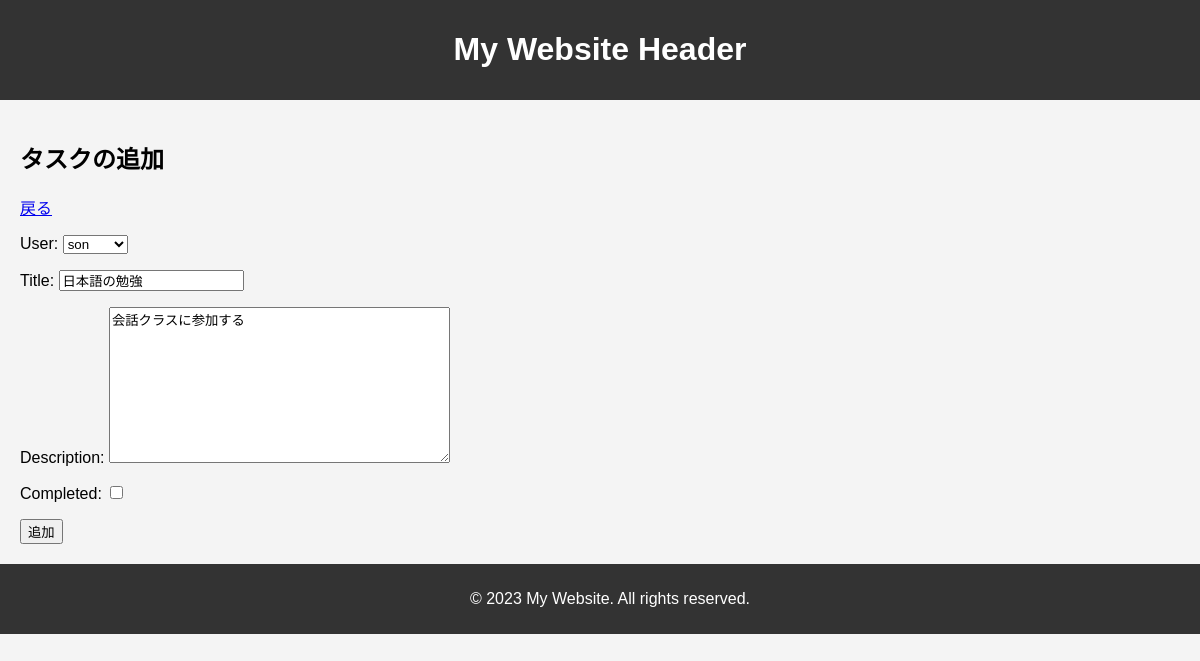
Screenshot of /edit-task/1/ (signed in) with the database file from the repository.
### todoapp/models.py (models this page shows, shortened)
class Task(models.Model):
    user = models.ForeignKey(User, on_delete=models.CASCADE, null=True , blank=True)
    title = models.CharField(max_length=200)
    description = models.TextField(null=True, blank=True)
    completed = models.BooleanField(default=False)
    createdDate = models.DateField(auto_now_add=True)
    class Meta:
        ordering = ["completed"]

### todoapp/views.py (the view)
# urls.py: path('edit-task/<int:pk>/', views.TaskUpdate.as_view(), name='task_edit'),
class TaskUpdate(LoginRequiredMixin,UpdateView):
    model = Task
    fields = "__all__" # ["user", "title", ...]
    success_url = reverse_lazy('tasks')  # Replace 'success_url_name' with the name of your success URL

### todoapp/templates/todoapp/task_form.html (shortened to what this page needs)
{% extends 'todoapp/base.html' %}
{% block content %}
<div class="CreateTask">
    <h2>タスクの追加</h2>
    <a href="{% url 'tasks' %}">戻る</a>
    <form action="" method="post">
        {{form.as_p}}
        <input type="submit" value="追加">
    </form>
</div>
{% endblock %}

### todoapp/static/css/base.css (style rules this page uses)
body { font-family: 'Noto Sans JP', sans-serif; margin: 0; padding: 0; background-color: #f4f4f4; }

### rows the page displays
Task: user "son", title "日本語の勉強", description "会話クラスに参加する"
